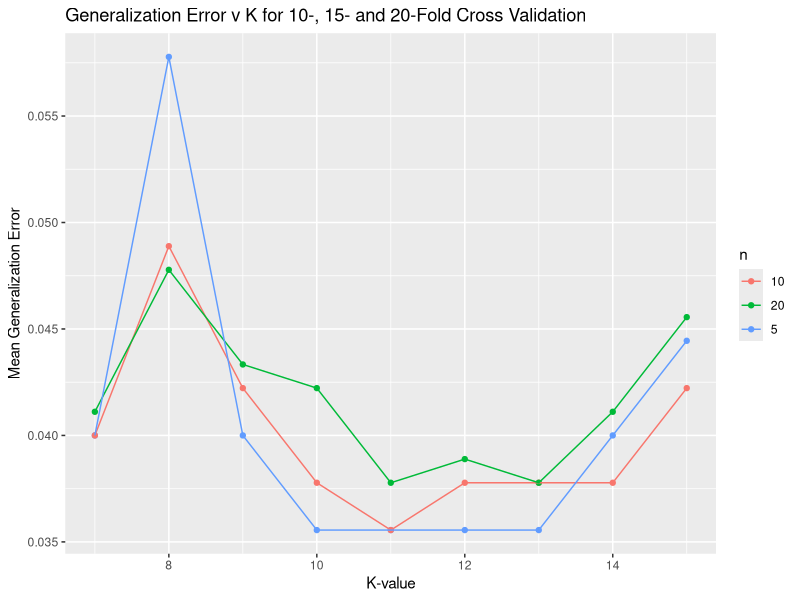

Recreate this plot in R.
# Load required library
library(class)
library(ggplot2)

#################################################
# FUNCTIONS
################################################

cv.indices <- function (train.pct, seed.val, data.set=data)
{
  set.seed(seed.val)         # initialize random seed for consistency
  # NOTE -- run for various seeds --> need for CV!
  
  N <- nrow(data.set)     # total number of records (150)
  
  train.index <- sample(1:N, train.pct * N)       # random sample of records (training set)
  return(train.index)
  
}

knn.nfold <- function (k, n, train.pct, data.set=data, label.set=labels)
{
  err.rates <- data.frame()
  for (x in 1:n)
  {
    train.index <- cv.indices(train.pct, x, data.set)
    test.labels <- label.set[-train.index]
    knn.fit <- knn(train = data.set[train.index,],               # training set (excludes current test fold)
                   test = data.set[-train.index,],                        # test set (current fold)
                   cl = label.set[train.index],                  # true labels, excluding test fold labels
                   k = k                                         # number of NN to poll
    )
    this.err <- sum(test.labels != knn.fit) / length(test.labels)    # store gzn err
    print(table(test.labels, knn.fit))                               # print confusion matrix
    cat('\n', '    k = ', k, ', fold ', x, ' of ', n,': error rate = ', this.err,'\n\n', sep='')     # print params and fold error
    err.rates <- rbind(err.rates, this.err)     # append err to total results
  }
  names(err.rates)  <- "error"                                # name column in results object
  mean.error = mean(err.rates$error)                          # calculate mean error over all results
  cat('\n', 'KNN Classification with k = ', k, '\n')          # print params
  cat('\n', 'Mean generalization error rate using', n,'- fold cross validation = ', mean.error, '\n\n')   # print mean error
  return (mean.error)
}

#################################################
# PREPROCESSING #
#################################################

data <- iris                # create copy of iris dataframe
labels <- data$Species      # store labels
data$Species <- NULL        # remove labels from feature set (note: could
# alternatively use neg indices on column index in knn call)

#################################################
# test the k value range of interest (7-15) with 5-, 10- and 20-fold cross validation
##################################################
test.fold = data.frame()
for (n in c(5, 10, 20))
{  
  for (k in 7:15)
  {  
    result <- c(k, n, knn.nfold(k, n, 0.7))
    test.fold <- rbind(test.fold, result)
  }
}
names(test.fold) <- c("k", "n", "error")
test.fold

# create test results plot
test.fold$n <- as.character(test.fold$n)    
test.plot <- ggplot(test.fold, aes(x=k, y=error, group = n, colour = n)) + geom_point() + geom_line()
test.plot <- test.plot + ggtitle("Generalization Error v K for 10-, 15- and 20-Fold Cross Validation")
test.plot <- test.plot + ylab("Mean Generalization Error") + xlab("K-value")
# draw results plot
print(test.plot)


